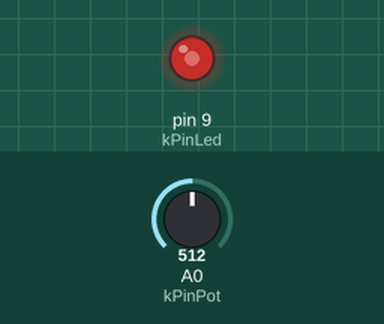
Recording of a sketch running on a simulated Arduino Uno, built with avr-gcc and run on an emulated ATmega328P. Shown: output pins drawn as LEDs (lit = HIGH). The inputs (shaded band) are chosen by the test bench; at power-on: A0 (kPinPot) = 512.

Above: at 1.2 s.
1.3 s: A0 (kPinPot) set to 716
At 1.6 s:
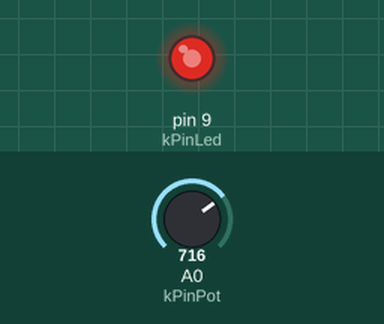
2.8 s: A0 (kPinPot) set to 900
At 3.9 s:
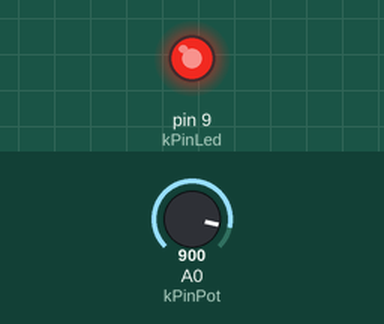
4.3 s: A0 (kPinPot) set to 122
At 5.0 s:
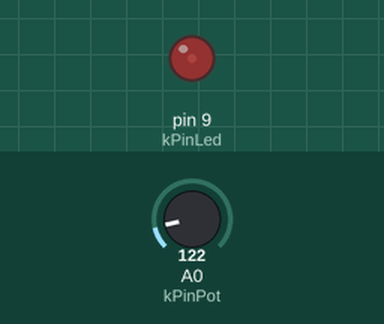
5.8 s: A0 (kPinPot) set to 0
At 6.2 s:
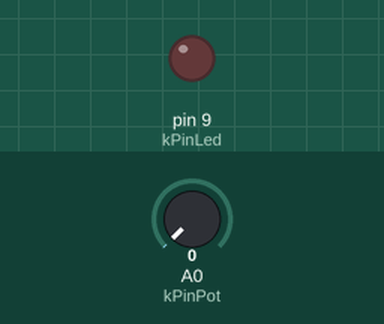
7.3 s: A0 (kPinPot) set to 511
At 8.5 s:
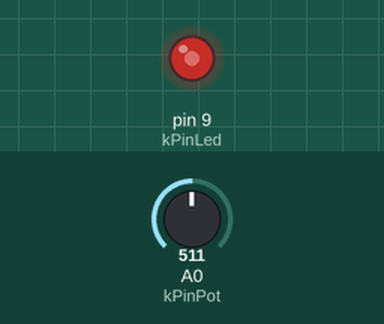
Timing chart, 0 to 9.8 s (numbered marks = the images above; inputs shaded):
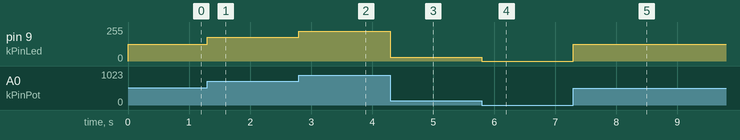

Measured:
- after the input at 1.3 s, pin 9 (kPinLed): 127/255 → 178/255 at once
- after the input at 2.8 s, pin 9 (kPinLed): 178/255 → 224/255 at once
- after the input at 4.3 s, pin 9 (kPinLed): 224/255 → 30/255 at once
- after the input at 5.8 s, pin 9 (kPinLed): 30/255 → 0/255 at once
- after the input at 7.3 s, pin 9 (kPinLed): 0/255 → 127/255 at once

The sketch:

sketch.ino
```cpp
const int kPinPot = A0;
const int kPinLed = 9;

void setup()
{
  pinMode(kPinPot, INPUT);
  pinMode(kPinLed, OUTPUT);
}

void loop()
{
  int ledBrightness;
  int sensorValue;

  sensorValue = analogRead(kPinPot);
  ledBrightness = map(sensorValue, 0, 1023, 0, 255);

  analogWrite(kPinLed, ledBrightness);
}
```
